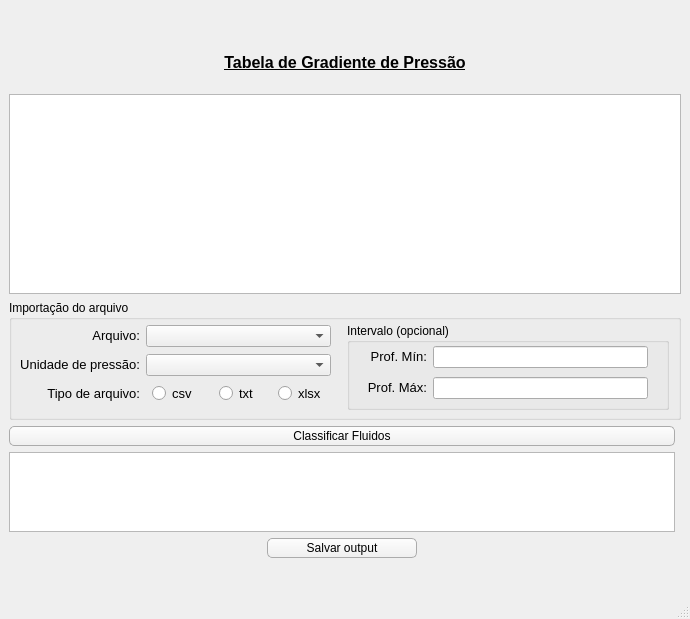
<?xml version="1.0" encoding="UTF-8"?>
<ui version="4.0">
 <class>gradientePressaoWindow</class>
 <widget class="QMainWindow" name="gradientePressaoWindow">
  <property name="geometry">
   <rect>
    <x>0</x>
    <y>0</y>
    <width>690</width>
    <height>619</height>
   </rect>
  </property>
  <property name="windowTitle">
   <string>MainWindow</string>
  </property>
  <widget class="QWidget" name="centralwidget">
   <layout class="QVBoxLayout" name="verticalLayout">
    <item>
     <layout class="QGridLayout" name="gridLayout">
      <item row="3" column="0">
       <widget class="QPushButton" name="fluidClassificationBtn">
        <property name="minimumSize">
         <size>
          <width>0</width>
          <height>20</height>
         </size>
        </property>
        <property name="styleSheet">
         <string notr="true">QPushButton {
    border-radius: 5px;
    border: 1px solid rgb(171, 171, 171);
    background: qlineargradient(spread:pad, x1:0, y1:0, x2:0, y2:1, stop:0 rgba(253, 253, 253, 255), stop:1 rgba(239, 239, 239, 255));
}

QPushButton:hover {
    background: qlineargradient(spread:pad, x1:0, y1:0, x2:0, y2:1, stop:0 rgba(239, 239, 239, 255), stop:1 rgba(253, 253, 253, 255));
    border: 1px solid rgb(171, 171, 171); /* Optional: Add border color on hover */
}</string>
        </property>
        <property name="text">
         <string>Classificar Fluidos</string>
        </property>
       </widget>
      </item>
      <item row="4" column="0">
       <widget class="QTextBrowser" name="fluidPressureResults">
        <property name="maximumSize">
         <size>
          <width>16777215</width>
          <height>80</height>
         </size>
        </property>
       </widget>
      </item>
      <item row="5" column="0" alignment="Qt::AlignHCenter">
       <widget class="QPushButton" name="saveOutputContent">
        <property name="minimumSize">
         <size>
          <width>150</width>
          <height>20</height>
         </size>
        </property>
        <property name="maximumSize">
         <size>
          <width>150</width>
          <height>16777215</height>
         </size>
        </property>
        <property name="styleSheet">
         <string notr="true">QPushButton {
    border-radius: 5px;
    border: 1px solid rgb(171, 171, 171);
    background: qlineargradient(spread:pad, x1:0, y1:0, x2:0, y2:1, stop:0 rgba(253, 253, 253, 255), stop:1 rgba(239, 239, 239, 255));
}

QPushButton:hover {
    background: qlineargradient(spread:pad, x1:0, y1:0, x2:0, y2:1, stop:0 rgba(239, 239, 239, 255), stop:1 rgba(253, 253, 253, 255));
    border: 1px solid rgb(171, 171, 171); /* Optional: Add border color on hover */
}</string>
        </property>
        <property name="text">
         <string>Salvar output</string>
        </property>
       </widget>
      </item>
      <item row="0" column="0" colspan="2">
       <widget class="QLabel" name="label">
        <property name="maximumSize">
         <size>
          <width>16777215</width>
          <height>50</height>
         </size>
        </property>
        <property name="font">
         <font>
          <pointsize>12</pointsize>
         </font>
        </property>
        <property name="text">
         <string>&lt;html&gt;&lt;head/&gt;&lt;body&gt;&lt;p align=&quot;center&quot;&gt;&lt;span style=&quot; font-weight:600; text-decoration: underline;&quot;&gt;Tabela de Gradiente de Pressão&lt;/span&gt;&lt;/p&gt;&lt;/body&gt;&lt;/html&gt;</string>
        </property>
       </widget>
      </item>
      <item row="1" column="0" colspan="2">
       <widget class="QTableView" name="fluidPressureTableView">
        <property name="maximumSize">
         <size>
          <width>16777215</width>
          <height>200</height>
         </size>
        </property>
       </widget>
      </item>
      <item row="2" column="0" colspan="2">
       <widget class="QGroupBox" name="groupBox">
        <property name="minimumSize">
         <size>
          <width>0</width>
          <height>100</height>
         </size>
        </property>
        <property name="maximumSize">
         <size>
          <width>16777215</width>
          <height>120</height>
         </size>
        </property>
        <property name="title">
         <string>Importação do arquivo</string>
        </property>
        <widget class="QGroupBox" name="groupBox_2">
         <property name="geometry">
          <rect>
           <x>338</x>
           <y>23</y>
           <width>322</width>
           <height>87</height>
          </rect>
         </property>
         <property name="maximumSize">
          <size>
           <width>16777215</width>
           <height>90</height>
          </size>
         </property>
         <property name="title">
          <string>Intervalo (opcional)</string>
         </property>
         <widget class="QWidget" name="">
          <property name="geometry">
           <rect>
            <x>20</x>
            <y>20</y>
            <width>281</width>
            <height>61</height>
           </rect>
          </property>
          <layout class="QGridLayout" name="gridLayout_2">
           <item row="0" column="0">
            <widget class="QLabel" name="label_4">
             <property name="font">
              <font>
               <pointsize>10</pointsize>
              </font>
             </property>
             <property name="text">
              <string>&lt;html&gt;&lt;head/&gt;&lt;body&gt;&lt;p align=&quot;right&quot;&gt;Prof. Mín:&lt;/p&gt;&lt;/body&gt;&lt;/html&gt;</string>
             </property>
            </widget>
           </item>
           <item row="1" column="0">
            <widget class="QLabel" name="label_5">
             <property name="font">
              <font>
               <pointsize>10</pointsize>
              </font>
             </property>
             <property name="text">
              <string>&lt;html&gt;&lt;head/&gt;&lt;body&gt;&lt;p align=&quot;right&quot;&gt;Prof. Máx:&lt;/p&gt;&lt;/body&gt;&lt;/html&gt;</string>
             </property>
            </widget>
           </item>
           <item row="0" column="1">
            <widget class="QLineEdit" name="profMinInput"/>
           </item>
           <item row="1" column="1">
            <widget class="QLineEdit" name="profMaxInput"/>
           </item>
          </layout>
         </widget>
        </widget>
        <widget class="QWidget" name="">
         <property name="geometry">
          <rect>
           <x>11</x>
           <y>24</y>
           <width>311</width>
           <height>81</height>
          </rect>
         </property>
         <layout class="QGridLayout" name="gridLayout_3">
          <item row="0" column="0">
           <widget class="QLabel" name="label_2">
            <property name="font">
             <font>
              <pointsize>10</pointsize>
             </font>
            </property>
            <property name="text">
             <string>&lt;html&gt;&lt;head/&gt;&lt;body&gt;&lt;p align=&quot;right&quot;&gt;Arquivo:&lt;/p&gt;&lt;/body&gt;&lt;/html&gt;</string>
            </property>
           </widget>
          </item>
          <item row="1" column="0">
           <widget class="QLabel" name="label_3">
            <property name="font">
             <font>
              <pointsize>10</pointsize>
             </font>
            </property>
            <property name="text">
             <string>&lt;html&gt;&lt;head/&gt;&lt;body&gt;&lt;p align=&quot;right&quot;&gt;Unidade de pressão:&lt;/p&gt;&lt;/body&gt;&lt;/html&gt;</string>
            </property>
           </widget>
          </item>
          <item row="2" column="0">
           <widget class="QLabel" name="label_6">
            <property name="font">
             <font>
              <pointsize>10</pointsize>
             </font>
            </property>
            <property name="mouseTracking">
             <bool>true</bool>
            </property>
            <property name="styleSheet">
             <string notr="true">QLabel {
	border: None
}</string>
            </property>
            <property name="text">
             <string>&lt;html&gt;&lt;head/&gt;&lt;body&gt;&lt;p align=&quot;right&quot;&gt;Tipo de arquivo:&lt;/p&gt;&lt;/body&gt;&lt;/html&gt;</string>
            </property>
           </widget>
          </item>
          <item row="2" column="1" alignment="Qt::AlignHCenter">
           <widget class="QRadioButton" name="csvRadioButton">
            <property name="font">
             <font>
              <pointsize>10</pointsize>
             </font>
            </property>
            <property name="toolTip">
             <string>&lt;html&gt;&lt;head/&gt;&lt;body&gt;&lt;p&gt;Arquivos &lt;span style=&quot; font-weight:700;&quot;&gt;C&lt;/span&gt;omma &lt;span style=&quot; font-weight:700;&quot;&gt;S&lt;/span&gt;eparated &lt;span style=&quot; font-weight:700;&quot;&gt;V&lt;/span&gt;alues (valores separados por vírgula) são arquivos comumente utilizados para armazenamento de dados.&lt;/p&gt;&lt;/body&gt;&lt;/html&gt;</string>
            </property>
            <property name="text">
             <string>csv</string>
            </property>
           </widget>
          </item>
          <item row="2" column="2" alignment="Qt::AlignHCenter">
           <widget class="QRadioButton" name="txtRadioButton">
            <property name="font">
             <font>
              <pointsize>10</pointsize>
             </font>
            </property>
            <property name="toolTip">
             <string>&lt;html&gt;&lt;head/&gt;&lt;body&gt;&lt;p&gt;Arquivos de texto no geral. Lembre-se que nesse caso, os valores devem ser separados por tabulação (tab)&lt;/p&gt;&lt;/body&gt;&lt;/html&gt;</string>
            </property>
            <property name="text">
             <string>txt</string>
            </property>
           </widget>
          </item>
          <item row="2" column="3" alignment="Qt::AlignHCenter">
           <widget class="QRadioButton" name="xlsxRadioButton">
            <property name="enabled">
             <bool>true</bool>
            </property>
            <property name="font">
             <font>
              <pointsize>10</pointsize>
             </font>
            </property>
            <property name="toolTip">
             <string>&lt;html&gt;&lt;head/&gt;&lt;body&gt;&lt;p&gt;Um arquivo .xlsx é uma planilha eletrônica, como no Excel.&lt;/p&gt;&lt;/body&gt;&lt;/html&gt;</string>
            </property>
            <property name="text">
             <string>xlsx</string>
            </property>
           </widget>
          </item>
          <item row="1" column="1" colspan="3">
           <widget class="QComboBox" name="pressureComboBox">
            <property name="styleSheet">
             <string notr="true"/>
            </property>
           </widget>
          </item>
          <item row="0" column="1" colspan="3">
           <widget class="QComboBox" name="fileComboBox">
            <property name="styleSheet">
             <string notr="true"/>
            </property>
           </widget>
          </item>
         </layout>
        </widget>
       </widget>
      </item>
     </layout>
    </item>
   </layout>
  </widget>
  <widget class="QMenuBar" name="menubar">
   <property name="geometry">
    <rect>
     <x>0</x>
     <y>0</y>
     <width>690</width>
     <height>21</height>
    </rect>
   </property>
  </widget>
  <widget class="QStatusBar" name="statusbar"/>
 </widget>
 <resources/>
 <connections/>
</ui>
